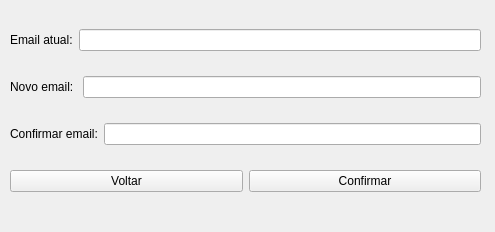
<?xml version="1.0" encoding="UTF-8"?>
<ui version="4.0">
 <class>alterarEmail</class>
 <widget class="QWidget" name="alterarEmail">
  <property name="geometry">
   <rect>
    <x>0</x>
    <y>0</y>
    <width>495</width>
    <height>232</height>
   </rect>
  </property>
  <property name="windowTitle">
   <string>Alterar Email</string>
  </property>
  <widget class="QWidget" name="layoutWidget">
   <property name="geometry">
    <rect>
     <x>10</x>
     <y>10</y>
     <width>471</width>
     <height>201</height>
    </rect>
   </property>
   <layout class="QVBoxLayout" name="verticalLayout">
    <item>
     <layout class="QHBoxLayout" name="horizontalLayout">
      <item>
       <layout class="QHBoxLayout" name="horizontalLayout_5">
        <item>
         <widget class="QLabel" name="label">
          <property name="text">
           <string>Email atual:</string>
          </property>
         </widget>
        </item>
        <item>
         <widget class="QLineEdit" name="lineEdit"/>
        </item>
       </layout>
      </item>
     </layout>
    </item>
    <item>
     <layout class="QHBoxLayout" name="horizontalLayout_2">
      <item>
       <layout class="QHBoxLayout" name="horizontalLayout_6">
        <item>
         <widget class="QLabel" name="label_2">
          <property name="text">
           <string>Novo email: </string>
          </property>
         </widget>
        </item>
        <item>
         <widget class="QLineEdit" name="lineEdit_2"/>
        </item>
       </layout>
      </item>
     </layout>
    </item>
    <item>
     <layout class="QHBoxLayout" name="horizontalLayout_3">
      <item>
       <layout class="QHBoxLayout" name="horizontalLayout_7">
        <item>
         <widget class="QLabel" name="label_3">
          <property name="text">
           <string>Confirmar email:</string>
          </property>
         </widget>
        </item>
        <item>
         <widget class="QLineEdit" name="lineEdit_3"/>
        </item>
       </layout>
      </item>
     </layout>
    </item>
    <item>
     <layout class="QHBoxLayout" name="horizontalLayout_4">
      <item>
       <widget class="QPushButton" name="voltarButton">
        <property name="text">
         <string>Voltar</string>
        </property>
       </widget>
      </item>
      <item>
       <widget class="QPushButton" name="confirmarButton">
        <property name="text">
         <string>Confirmar</string>
        </property>
       </widget>
      </item>
     </layout>
    </item>
   </layout>
  </widget>
 </widget>
 <resources/>
 <connections/>
</ui>
